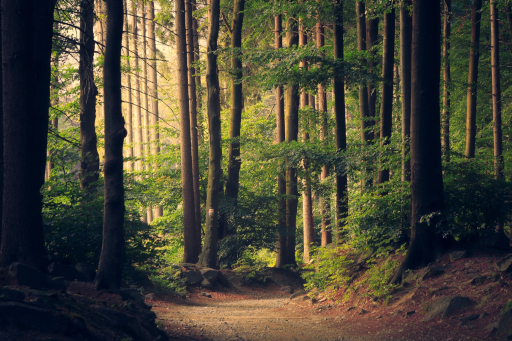
#> input picture assets/images/forest.jpg, 512 x 341 px
$ python transformations.py
#> lines starting #> are read from the running program, lines starting #| are printed output that depends on the picture
### Image Transformations/utils.py
import cv2 as cv
import numpy as np


def translate(img, x, y):
    """
    Translating the image
    :param img: np array
    :param x: -x >> left, x >> right
    :param y: -y >> up, y >> down
    :return: np array
    """
    trans_mat = np.float32([[1,0,x], [0,1,y]])
    dimensions = (img.shape[1], img.shape[0])  # width, height
    return cv.warpAffine(img, trans_mat, dimensions)


def rotate(img, angle, rotation_point=None):
    """
    Rotate the image
    :param img: np array
    :param angle: -angle -> clockwise, +angle -> counterclockwise
    :param rotation_point: pixel tuple
    :return: np image
    """
    height, width, _ = img.shape

    if rotation_point is None:
        rotation_point = (width//2, height//2)

    r_mat = cv.getRotationMatrix2D(rotation_point, angle, scale=1.0)
    dimensions = (width, height)

    return cv.warpAffine(img, r_mat, dimensions)

### Image Transformations/transformations.py
import cv2 as cv

from utils import translate, rotate

path_to_img = '../assets/images/forest.jpg'
img = cv.imread(path_to_img)  # 3 channel image (BGR)
#> img is the input picture: shape (341, 512, 3); mean B, G, R 54, 69.7, 72
cv.imshow('Waterfall', img)

# Translation
translated = translate(img, 100, 150)
#> in translate, `return cv.warpAffine(img, trans_mat, dimensions)`:
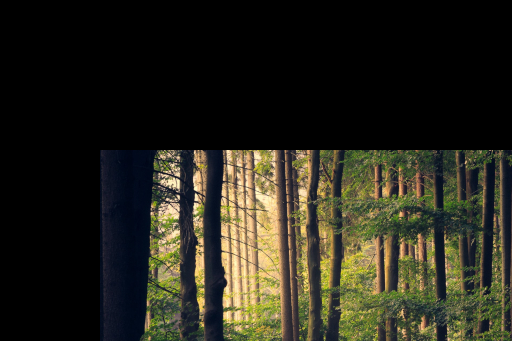
#> returned value: shape (341, 512, 3); mean of channels 0, 1, 2 28.1, 39.5, 41; drawn as B, G, R
cv.imshow('Translated', translated)

translated = translate(img, -100, -150)
#> call 2 of translate, with x = -100, y = -150
#> in translate (call 2), `return cv.warpAffine(img, trans_mat, dimensions)`:
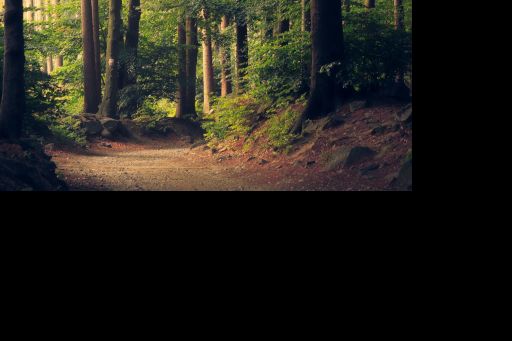
#> returned value: shape (341, 512, 3); mean of channels 0, 1, 2 24, 31.1, 33.1; drawn as B, G, R
cv.imshow('Translated 2', translated)

# Rotation
rotated = rotate(img, 180)
#> in rotate, `return cv.warpAffine(img, r_mat, dimensions)`:
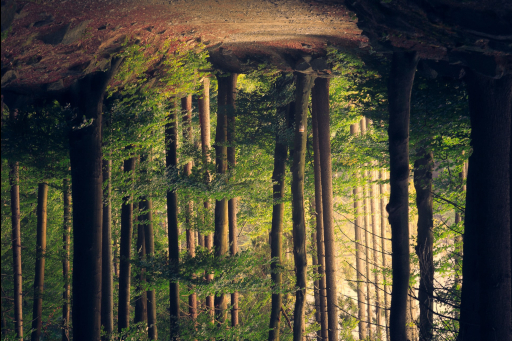
#> returned value: shape (341, 512, 3); mean of channels 0, 1, 2 54, 69.7, 71.9; drawn as B, G, R
cv.imshow('Rotated', rotated)

rotation_point = (100, 300)
rotated = rotate(img, -20, rotation_point)
#> call 2 of rotate, with angle = -20, rotation_point = (100, 300)
#> in rotate (call 2), `return cv.warpAffine(img, r_mat, dimensions)`:
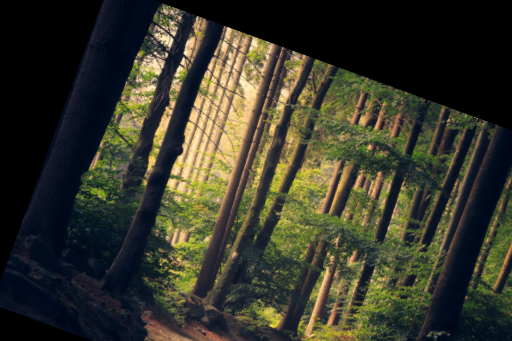
#> returned value: shape (341, 512, 3); mean of channels 0, 1, 2 42.2, 55.5, 55.5; drawn as B, G, R
cv.imshow('Rotated 2', rotated)

# Flipping
flip_code = 0  # 0, 1, -1 -> vertically (x axis), horizontally (y axis), both
flipped = cv.flip(img, flip_code)
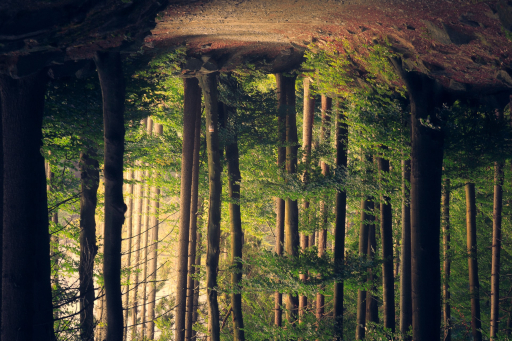
#> flipped: shape (341, 512, 3); mean B, G, R 54, 69.7, 72
cv.imshow('Flipped', flipped)

flip_code = -1
flipped = cv.flip(img, flip_code)
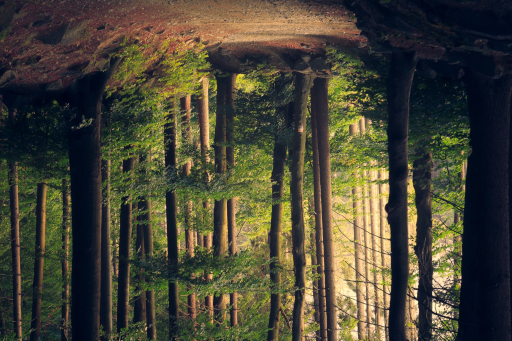
#> flipped: shape (341, 512, 3); mean B, G, R 54, 69.7, 72
cv.imshow('Flipped 2', flipped)


cv.waitKey(0)

$ run again, with assets/images/cat.jpg copied over assets/images/forest.jpg
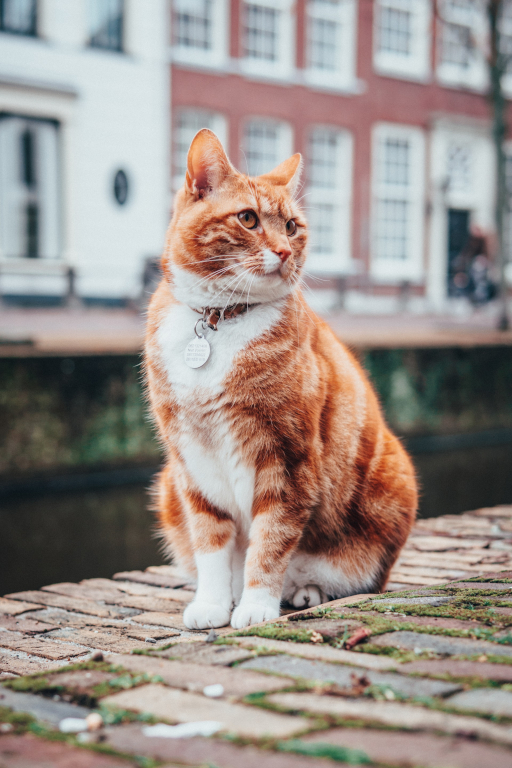
#> input picture assets/images/cat.jpg, 512 x 768 px
#> img is the input picture: shape (768, 512, 3); mean B, G, R 138, 144.3, 155.2
#> in rotate (call 2), `return cv.warpAffine(img, r_mat, dimensions)`:
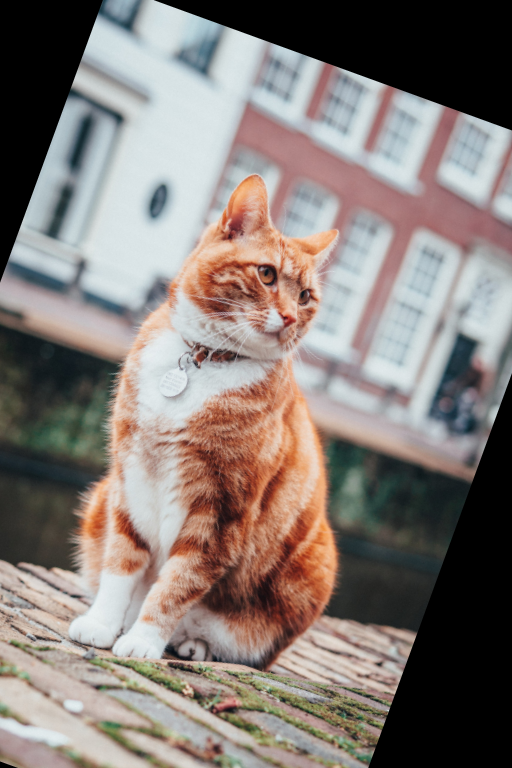
#> returned value: shape (768, 512, 3); mean of channels 0, 1, 2 119, 123.9, 133.4; drawn as B, G, R
#> `flipped = cv.flip(img, flip_code)`:
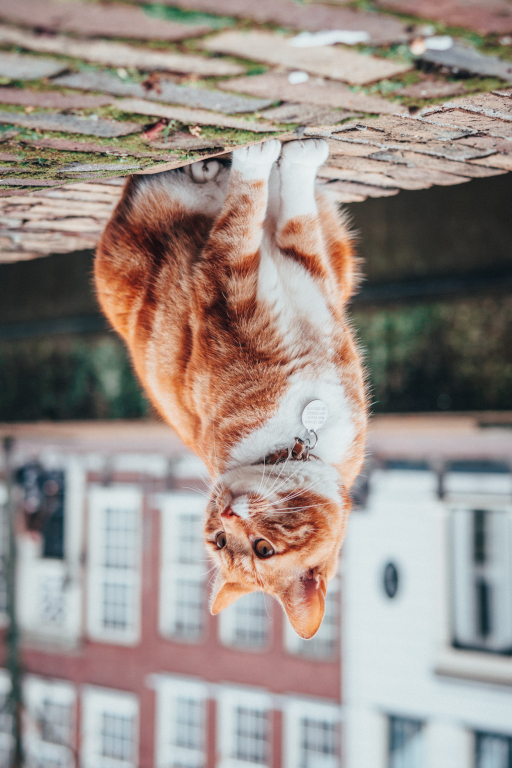
#> flipped: shape (768, 512, 3); mean B, G, R 138, 144.3, 155.2
